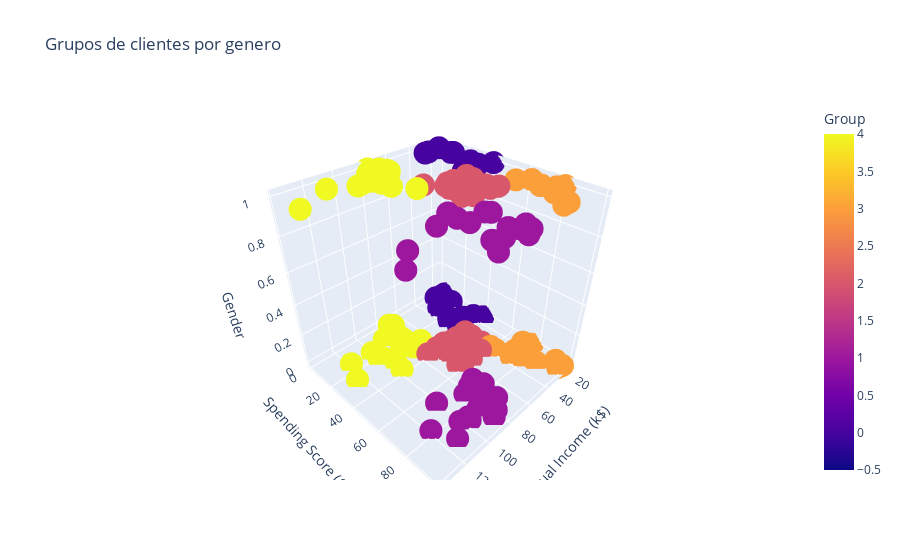

The notebook cell saved with this chart:
### Code cell
#Grafica 3D por genero de los datos despues del agrupamiento
Grafica_3D = px.scatter_3d(df_proc, x= 'Annual Income (k$)', y= 'Spending Score (1-100)', z= 'Gender', color= 'Group', symbol= 'Group', symbol_map= {0: 'circle', 1:'circle', 3:'circle', 4:'circle', 5:'circle'}, title='Grupos de clientes por genero')
Grafica_3D.update_layout(showlegend= False)

### Figure 1 — Plotly figure (JSON) as saved in the notebook; plotly's stock layout.template omitted (floating-point values rounded to 4 significant figures)
{"data": [{"hovertemplate": "Group=%{marker.color}<br>Annual Income (k$)=%{x}<br>Spending Score (1-100)=%{y}<br>Gender=%{z}<extra></extra>", "legendgroup": "0", "marker": {"color": [0, 0, 0, 0, 0, 0, 0, 0, 0, 0, 0, 0, 0, 0, 0, 0, 0, 0, 0, 0, 0, 0, 0], "coloraxis": "coloraxis", "symbol": "circle"}, "mode": "markers", "name": "0", "scene": "scene", "showlegend": true, "type": "scatter3d", "x": [15, 16, 17, 18, 19, 19, 20, 20, 21, 23, 24, 25, 28, 28, 29, 30, 33, 33, 34, 37, 38, 39, 39], "y": [39, 6, 40, 6, 3, 14, 15, 13, 35, 29, 35, 5, 14, 32, 31, 4, 4, 14, 17, 26, 35, 36, 28], "z": [1, 0, 0, 0, 1, 1, 0, 1, 0, 1, 1, 0, 0, 0, 0, 1, 1, 0, 0, 0, 0, 1, 0]}, {"hovertemplate": "Group=%{marker.color}<br>Annual Income (k$)=%{x}<br>Spending Score (1-100)=%{y}<br>Gender=%{z}<extra></extra>", "legendgroup": "3", "marker": {"color": [3, 3, 3, 3, 3, 3, 3, 3, 3, 3, 3, 3, 3, 3, 3, 3, 3, 3, 3, 3, 3, 3, 3], "coloraxis": "coloraxis", "symbol": "circle"}, "mode": "markers", "name": "3", "scene": "scene", "showlegend": true, "type": "scatter3d", "x": [15, 16, 17, 18, 19, 19, 20, 20, 21, 23, 24, 25, 28, 28, 29, 30, 33, 33, 34, 37, 38, 39, 39], "y": [81, 77, 76, 94, 72, 99, 77, 79, 66, 98, 73, 73, 82, 61, 87, 73, 92, 81, 73, 75, 92, 61, 65], "z": [1, 0, 0, 0, 0, 0, 0, 1, 1, 0, 1, 1, 1, 1, 0, 0, 1, 0, 0, 0, 1, 0, 0]}, {"hovertemplate": "Group=%{marker.color}<br>Annual Income (k$)=%{x}<br>Spending Score (1-100)=%{y}<br>Gender=%{z}<extra></extra>", "legendgroup": "2", "marker": {"color": [2, 2, 2, 2, 2, 2, 2, 2, 2, 2, 2, 2, 2, 2, 2, 2, 2, 2, 2, 2, 2, 2, 2, 2, 2, 2, 2, 2, 2, 2, 2, 2, 2, 2, 2, 2, 2, 2, 2, 2, 2, 2, 2, 2, 2, 2, 2, 2, 2, 2, 2, 2, 2, 2, 2, 2, 2, 2, 2, 2, 2, 2, 2, 2, 2, 2, 2, 2, 2, 2, 2, 2, 2, 2, 2, 2, 2, 2, 2], "coloraxis": "coloraxis", "symbol": "circle"}, "mode": "markers", "name": "2", "scene": "scene", "showlegend": true, "type": "scatter3d", "x": [40, 40, 40, 40, 42, 42, 43, 43, 43, 43, 44, 44, 46, 46, 46, 46, 47, 47, 48, 48, 48, 48, 48, 48, 49, 49, 50, 50, 54, 54, 54, 54, 54, 54, 54, 54, 54, 54, 54, 54, 57, 57, 58, 58, 59, 59, 60, 60, 60, 60, 60, 60, 61, 61, 62, 62, 62, 62, 62, 62, 63, 63, 63, 63, 63, 63, 64, 64, 65, 65, 65, 65, 67, 67, 67, 67, 69, 71, 76], "y": [55, 47, 42, 42, 52, 60, 54, 60, 45, 41, 50, 46, 51, 46, 56, 55, 52, 59, 51, 59, 50, 48, 59, 47, 55, 42, 49, 56, 47, 54, 53, 48, 52, 42, 51, 55, 41, 44, 57, 46, 58, 55, 60, 46, 55, 41, 49, 40, 42, 52, 47, 50, 42, 49, 41, 48, 59, 55, 56, 42, 50, 46, 43, 48, 52, 54, 42, 46, 48, 50, 43, 59, 43, 57, 56, 40, 58, 35, 40], "z": [0, 0, 0, 0, 0, 1, 0, 1, 0, 1, 0, 1, 0, 1, 1, 1, 0, 0, 1, 1, 0, 0, 1, 0, 1, 0, 0, 0, 1, 1, 0, 1, 0, 0, 1, 1, 1, 0, 0, 1, 0, 0, 0, 0, 0, 1, 1, 0, 0, 1, 0, 0, 1, 1, 0, 0, 1, 1, 1, 0, 0, 1, 1, 1, 1, 0, 0, 1, 0, 0, 0, 0, 0, 0, 1, 0, 0, 1, 0]}, {"hovertemplate": "Group=%{marker.color}<br>Annual Income (k$)=%{x}<br>Spending Score (1-100)=%{y}<br>Gender=%{z}<extra></extra>", "legendgroup": "1", "marker": {"color": [1, 1, 1, 1, 1, 1, 1, 1, 1, 1, 1, 1, 1, 1, 1, 1, 1, 1, 1, 1, 1, 1, 1, 1, 1, 1, 1, 1, 1, 1, 1, 1, 1, 1, 1, 1, 1, 1, 1], "coloraxis": "coloraxis", "symbol": "circle"}, "mode": "markers", "name": "1", "scene": "scene", "showlegend": true, "type": "scatter3d", "x": [69, 70, 71, 71, 71, 72, 73, 73, 74, 75, 76, 77, 77, 78, 78, 78, 78, 78, 78, 79, 81, 85, 86, 87, 87, 87, 88, 88, 93, 97, 98, 99, 101, 103, 103, 113, 120, 126, 137], "y": [91, 77, 95, 75, 75, 71, 88, 73, 72, 93, 87, 97, 74, 90, 88, 76, 89, 78, 73, 83, 93, 75, 95, 63, 75, 92, 86, 69, 90, 86, 88, 97, 68, 85, 69, 91, 79, 74, 83], "z": [1, 0, 1, 1, 1, 0, 0, 1, 0, 1, 0, 1, 0, 1, 1, 0, 0, 0, 0, 0, 0, 0, 0, 1, 1, 1, 0, 1, 1, 0, 0, 1, 1, 0, 0, 0, 0, 1, 1]}, {"hovertemplate": "Group=%{marker.color}<br>Annual Income (k$)=%{x}<br>Spending Score (1-100)=%{y}<br>Gender=%{z}<extra></extra>", "legendgroup": "4", "marker": {"color": [4, 4, 4, 4, 4, 4, 4, 4, 4, 4, 4, 4, 4, 4, 4, 4, 4, 4, 4, 4, 4, 4, 4, 4, 4, 4, 4, 4, 4, 4, 4, 4, 4, 4, 4, 4], "coloraxis": "coloraxis", "symbol": "circle"}, "mode": "markers", "name": "4", "scene": "scene", "showlegend": true, "type": "scatter3d", "x": [70, 71, 71, 72, 73, 73, 74, 75, 77, 77, 78, 78, 78, 78, 78, 78, 79, 81, 85, 86, 87, 87, 87, 88, 88, 93, 97, 98, 99, 101, 103, 103, 113, 120, 126, 137], "y": [29, 11, 9, 34, 5, 7, 10, 5, 12, 36, 22, 17, 20, 16, 1, 1, 35, 5, 26, 20, 27, 13, 10, 13, 15, 14, 32, 15, 39, 24, 17, 23, 8, 16, 28, 18], "z": [0, 1, 1, 0, 1, 0, 1, 0, 1, 1, 0, 1, 0, 0, 1, 1, 0, 1, 1, 1, 0, 1, 1, 0, 1, 1, 0, 1, 0, 0, 0, 0, 1, 0, 0, 1]}], "layout": {"coloraxis": {"colorbar": {"title": {"text": "Group"}}, "colorscale": [[0, "#0d0887"], [0.1111, "#46039f"], [0.2222, "#7201a8"], [0.3333, "#9c179e"], [0.4444, "#bd3786"], [0.5556, "#d8576b"], [0.6667, "#ed7953"], [0.7778, "#fb9f3a"], [0.8889, "#fdca26"], [1, "#f0f921"]]}, "legend": {"title": {"text": "Group"}, "tracegroupgap": 0}, "scene": {"domain": {"x": [0, 1], "y": [0, 1]}, "xaxis": {"title": {"text": "Annual Income (k$)"}}, "yaxis": {"title": {"text": "Spending Score (1-100)"}}, "zaxis": {"title": {"text": "Gender"}}}, "showlegend": false, "title": {"text": "Grupos de clientes por genero"}}}
